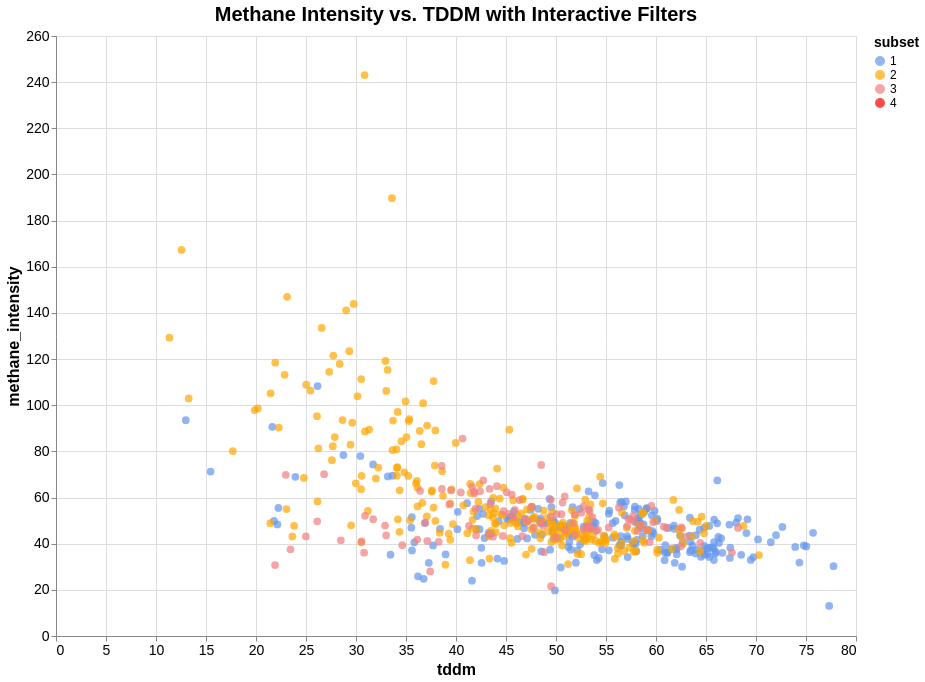

Here is the notebook cell this chart was saved with:
### Code cell
chart = alt.Chart(df).mark_circle(size=60).encode(
    x='tddm',
    y='methane_intensity',
    color=alt.condition(
        subset_selection,
        alt.Color('subset:N',
                  scale=alt.Scale(domain=[1, 2, 3, 4],
                                  range=['cornflowerblue', 'orange', 'lightcoral', 'red'])), # Distinct color for subset 4 (purple)
        alt.value('lightgray')
    ),
    shape=alt.condition(
        functional_group_selection,
        alt.Shape('functional_group:N',
                  scale=alt.Scale(domain=['Herbaceous_legumes', 'Grass', 'others', 'Tree_legumes'],
                                  range=['circle', 'square', 'triangle', 'diamond'])), # Distinct shapes for functional groups
        alt.value('circle')
    ),
    tooltip=[
        'id:N',
        'id_lab:N',
        'tax_name:N',
        'functional_group:N',
        'subset:N',
        'ch4_percentage_in_gas_8h:Q',
        'ch4_percentage_in_gas_24h:Q',
        'tddm:Q',
        'methane_intensity:Q'
    ]
).add_params(
    subset_selection,
    functional_group_selection
).transform_filter(
    subset_selection
).transform_filter(
    functional_group_selection
).properties(
    title='Methane Intensity vs. TDDM with Interactive Filters',
    width=800,
    height=600
).interactive().configure_title(
    fontSize=20
).configure_axis(
    labelFontSize=14,
    titleFontSize=16
).configure_legend(
    titleFontSize=14,
    labelFontSize=12
)

chart

### Figure 1 — Vega-Lite specification as saved in the notebook (floating-point values rounded to 4 significant figures; data arrays with more than 128 entries replaced by an {"elided": "..."} marker saying what was removed)
{"config": {"view": {"continuousWidth": 300, "continuousHeight": 300}, "axis": {"labelFontSize": 14, "titleFontSize": 16}, "legend": {"labelFontSize": 12, "titleFontSize": 14}, "title": {"fontSize": 20}}, "data": {"name": "data-bce44423afe56416118583ec9e9dbb8e"}, "mark": {"type": "circle", "size": 60}, "encoding": {"color": {"condition": {"param": "param_1", "field": "subset", "scale": {"domain": [1, 2, 3, 4], "range": ["cornflowerblue", "orange", "lightcoral", "red"]}, "type": "nominal"}, "value": "lightgray"}, "shape": {"condition": {"param": "param_2", "field": "functional_group", "scale": {"domain": ["Herbaceous_legumes", "Grass", "others", "Tree_legumes"], "range": ["circle", "square", "triangle", "diamond"]}, "type": "nominal"}, "value": "circle"}, "tooltip": [{"field": "id", "type": "nominal"}, {"field": "id_lab", "type": "nominal"}, {"field": "tax_name", "type": "nominal"}, {"field": "functional_group", "type": "nominal"}, {"field": "subset", "type": "nominal"}, {"field": "ch4_percentage_in_gas_8h", "type": "quantitative"}, {"field": "ch4_percentage_in_gas_24h", "type": "quantitative"}, {"field": "tddm", "type": "quantitative"}, {"field": "methane_intensity", "type": "quantitative"}], "x": {"field": "tddm", "type": "quantitative"}, "y": {"field": "methane_intensity", "type": "quantitative"}}, "height": 600, "params": [{"name": "param_1", "select": {"type": "point", "fields": ["subset"]}, "bind": {"input": "select", "options": ["All", 1.0, 2.0, 3.0], "name": "Select Subset "}}, {"name": "param_2", "select": {"type": "point", "fields": ["functional_group"]}, "bind": {"input": "select", "options": ["All", "Herbaceous_legumes", NaN, "Shrub_Trees", "Browse", "Grass", "FAO", "Forage", "Concentrate"], "name": "Select Functional Group "}}, {"name": "param_3", "select": {"type": "interval", "encodings": ["x", "y"]}, "bind": "scales"}], "title": "Methane Intensity vs. TDDM with Interactive Filters", "transform": [{"filter": {"param": "param_1"}}, {"filter": {"param": "param_2"}}], "width": 800, "$schema": "https://vega.github.io/schema/vega-lite/v5.20.1.json", "datasets": {"data-bce44423afe56416118583ec9e9dbb8e": {"elided": "585 records"}}}
